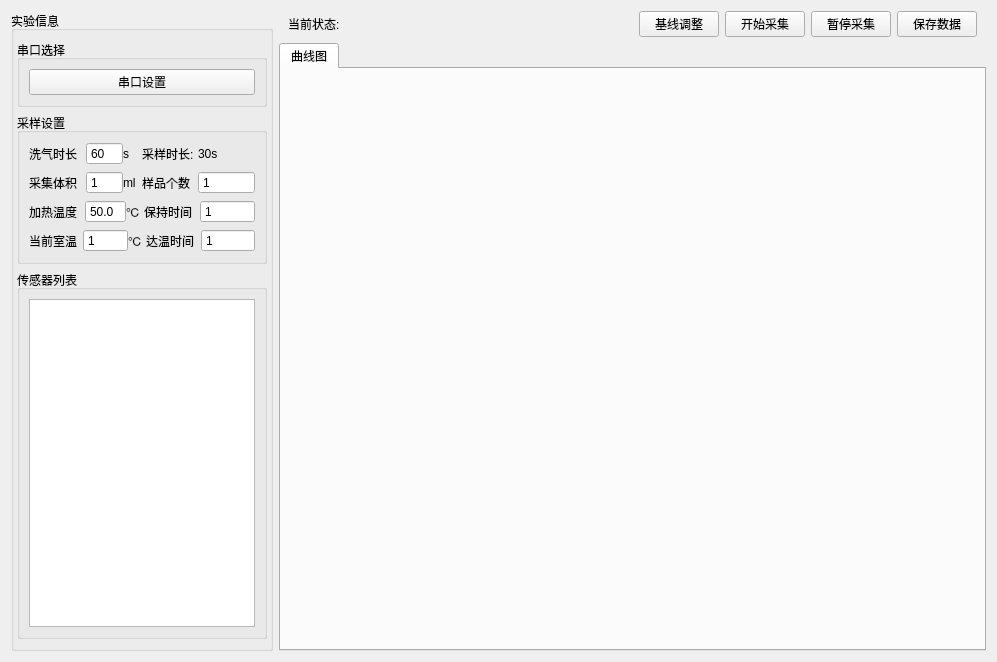
<?xml version="1.0" encoding="UTF-8"?>
<ui version="4.0">
 <class>Gragh_show</class>
 <widget class="QWidget" name="Gragh_show">
  <property name="geometry">
   <rect>
    <x>0</x>
    <y>0</y>
    <width>997</width>
    <height>662</height>
   </rect>
  </property>
  <property name="windowTitle">
   <string>Form</string>
  </property>
  <layout class="QHBoxLayout" name="horizontalLayout_3">
   <item>
    <layout class="QGridLayout" name="gridLayout" rowstretch="0,0" columnstretch="1,4">
     <item row="0" column="0" rowspan="2">
      <widget class="QGroupBox" name="groupBox">
       <property name="font">
        <font>
         <weight>50</weight>
         <bold>false</bold>
        </font>
       </property>
       <property name="title">
        <string>实验信息</string>
       </property>
       <property name="flat">
        <bool>false</bool>
       </property>
       <property name="checkable">
        <bool>false</bool>
       </property>
       <layout class="QVBoxLayout" name="verticalLayout" stretch="0,0,10">
        <property name="leftMargin">
         <number>3</number>
        </property>
        <property name="rightMargin">
         <number>3</number>
        </property>
        <item>
         <widget class="QGroupBox" name="groupBox_2">
          <property name="title">
           <string>串口选择</string>
          </property>
          <layout class="QHBoxLayout" name="horizontalLayout_2">
           <item>
            <widget class="QPushButton" name="pushButton">
             <property name="text">
              <string>串口设置</string>
             </property>
            </widget>
           </item>
          </layout>
         </widget>
        </item>
        <item>
         <widget class="QGroupBox" name="groupBox_3">
          <property name="title">
           <string>采样设置</string>
          </property>
          <layout class="QVBoxLayout" name="verticalLayout_2">
           <item>
            <layout class="QHBoxLayout" name="horizontalLayout_7" stretch="3,2,1,3,3">
             <property name="spacing">
              <number>0</number>
             </property>
             <item>
              <widget class="QLabel" name="label_2">
               <property name="layoutDirection">
                <enum>Qt::LeftToRight</enum>
               </property>
               <property name="text">
                <string>洗气时长</string>
               </property>
              </widget>
             </item>
             <item>
              <widget class="QSpinBox" name="Cleartime_spinBox">
               <property name="focusPolicy">
                <enum>Qt::WheelFocus</enum>
               </property>
               <property name="buttonSymbols">
                <enum>QAbstractSpinBox::NoButtons</enum>
               </property>
               <property name="maximum">
                <number>256</number>
               </property>
               <property name="value">
                <number>60</number>
               </property>
              </widget>
             </item>
             <item>
              <widget class="QLabel" name="label_34">
               <property name="layoutDirection">
                <enum>Qt::LeftToRight</enum>
               </property>
               <property name="text">
                <string>s</string>
               </property>
              </widget>
             </item>
             <item>
              <widget class="QLabel" name="label_4">
               <property name="layoutDirection">
                <enum>Qt::LeftToRight</enum>
               </property>
               <property name="text">
                <string>采样时长: </string>
               </property>
              </widget>
             </item>
             <item>
              <widget class="QLabel" name="label_35">
               <property name="layoutDirection">
                <enum>Qt::LeftToRight</enum>
               </property>
               <property name="text">
                <string>30s</string>
               </property>
              </widget>
             </item>
            </layout>
           </item>
           <item>
            <layout class="QHBoxLayout" name="horizontalLayout_6" stretch="3,2,1,3,3">
             <property name="spacing">
              <number>0</number>
             </property>
             <item>
              <widget class="QLabel" name="label_10">
               <property name="layoutDirection">
                <enum>Qt::LeftToRight</enum>
               </property>
               <property name="text">
                <string>采集体积</string>
               </property>
              </widget>
             </item>
             <item>
              <widget class="QSpinBox" name="Volum_spinBox">
               <property name="buttonSymbols">
                <enum>QAbstractSpinBox::NoButtons</enum>
               </property>
               <property name="minimum">
                <number>0</number>
               </property>
               <property name="maximum">
                <number>256</number>
               </property>
               <property name="value">
                <number>1</number>
               </property>
               <property name="displayIntegerBase">
                <number>10</number>
               </property>
              </widget>
             </item>
             <item>
              <widget class="QLabel" name="label_20">
               <property name="layoutDirection">
                <enum>Qt::LeftToRight</enum>
               </property>
               <property name="text">
                <string>ml</string>
               </property>
              </widget>
             </item>
             <item>
              <widget class="QLabel" name="label_6">
               <property name="layoutDirection">
                <enum>Qt::LeftToRight</enum>
               </property>
               <property name="text">
                <string>样品个数</string>
               </property>
              </widget>
             </item>
             <item>
              <widget class="QSpinBox" name="Simnum_spinBox">
               <property name="buttonSymbols">
                <enum>QAbstractSpinBox::NoButtons</enum>
               </property>
               <property name="minimum">
                <number>1</number>
               </property>
               <property name="maximum">
                <number>8</number>
               </property>
               <property name="value">
                <number>1</number>
               </property>
               <property name="displayIntegerBase">
                <number>10</number>
               </property>
              </widget>
             </item>
            </layout>
           </item>
           <item>
            <layout class="QHBoxLayout" name="horizontalLayout_8" stretch="3,2,1,3,3">
             <property name="spacing">
              <number>0</number>
             </property>
             <item>
              <widget class="QLabel" name="label_12">
               <property name="layoutDirection">
                <enum>Qt::LeftToRight</enum>
               </property>
               <property name="text">
                <string>加热温度</string>
               </property>
              </widget>
             </item>
             <item>
              <widget class="QDoubleSpinBox" name="Heattep_SpinBox">
               <property name="buttonSymbols">
                <enum>QAbstractSpinBox::NoButtons</enum>
               </property>
               <property name="decimals">
                <number>1</number>
               </property>
               <property name="minimum">
                <double>-1.000000000000000</double>
               </property>
               <property name="value">
                <double>50.000000000000000</double>
               </property>
              </widget>
             </item>
             <item>
              <widget class="QLabel" name="label_19">
               <property name="layoutDirection">
                <enum>Qt::LeftToRight</enum>
               </property>
               <property name="text">
                <string>℃</string>
               </property>
              </widget>
             </item>
             <item>
              <widget class="QLabel" name="label_9">
               <property name="layoutDirection">
                <enum>Qt::LeftToRight</enum>
               </property>
               <property name="text">
                <string>保持时间</string>
               </property>
              </widget>
             </item>
             <item>
              <widget class="QSpinBox" name="Standtime_spinBox">
               <property name="buttonSymbols">
                <enum>QAbstractSpinBox::NoButtons</enum>
               </property>
               <property name="minimum">
                <number>1</number>
               </property>
               <property name="maximum">
                <number>8</number>
               </property>
               <property name="value">
                <number>1</number>
               </property>
               <property name="displayIntegerBase">
                <number>10</number>
               </property>
              </widget>
             </item>
            </layout>
           </item>
           <item>
            <layout class="QHBoxLayout" name="horizontalLayout_10" stretch="3,2,1,3,3">
             <property name="spacing">
              <number>0</number>
             </property>
             <item>
              <widget class="QLabel" name="label_11">
               <property name="layoutDirection">
                <enum>Qt::LeftToRight</enum>
               </property>
               <property name="text">
                <string>当前室温</string>
               </property>
              </widget>
             </item>
             <item>
              <widget class="QSpinBox" name="Currtem_spinBox">
               <property name="buttonSymbols">
                <enum>QAbstractSpinBox::NoButtons</enum>
               </property>
               <property name="minimum">
                <number>1</number>
               </property>
               <property name="maximum">
                <number>65535</number>
               </property>
               <property name="value">
                <number>1</number>
               </property>
               <property name="displayIntegerBase">
                <number>10</number>
               </property>
              </widget>
             </item>
             <item>
              <widget class="QLabel" name="label_21">
               <property name="layoutDirection">
                <enum>Qt::LeftToRight</enum>
               </property>
               <property name="text">
                <string>℃</string>
               </property>
              </widget>
             </item>
             <item>
              <widget class="QLabel" name="label_13">
               <property name="layoutDirection">
                <enum>Qt::LeftToRight</enum>
               </property>
               <property name="text">
                <string>达温时间</string>
               </property>
              </widget>
             </item>
             <item>
              <widget class="QSpinBox" name="attendtime_spinBox">
               <property name="buttonSymbols">
                <enum>QAbstractSpinBox::NoButtons</enum>
               </property>
               <property name="minimum">
                <number>1</number>
               </property>
               <property name="maximum">
                <number>65535</number>
               </property>
               <property name="value">
                <number>1</number>
               </property>
               <property name="displayIntegerBase">
                <number>10</number>
               </property>
              </widget>
             </item>
            </layout>
           </item>
          </layout>
         </widget>
        </item>
        <item>
         <widget class="QGroupBox" name="groupBox_4">
          <property name="title">
           <string>传感器列表</string>
          </property>
          <layout class="QGridLayout" name="gridLayout_2">
           <item row="0" column="0">
            <widget class="QTableView" name="Senser_stableView">
             <property name="minimumSize">
              <size>
               <width>226</width>
               <height>0</height>
              </size>
             </property>
             <property name="maximumSize">
              <size>
               <width>226</width>
               <height>16777215</height>
              </size>
             </property>
            </widget>
           </item>
          </layout>
         </widget>
        </item>
       </layout>
      </widget>
     </item>
     <item row="0" column="1">
      <widget class="QWidget" name="widget" native="true">
       <layout class="QHBoxLayout" name="horizontalLayout" stretch="1,10,0,1,1,1">
        <property name="topMargin">
         <number>0</number>
        </property>
        <property name="bottomMargin">
         <number>0</number>
        </property>
        <item>
         <widget class="QLabel" name="label_37">
          <property name="layoutDirection">
           <enum>Qt::LeftToRight</enum>
          </property>
          <property name="text">
           <string>当前状态:</string>
          </property>
          <property name="textFormat">
           <enum>Qt::AutoText</enum>
          </property>
          <property name="scaledContents">
           <bool>false</bool>
          </property>
         </widget>
        </item>
        <item>
         <widget class="QLabel" name="statues_label">
          <property name="text">
           <string/>
          </property>
         </widget>
        </item>
        <item>
         <widget class="QPushButton" name="Clear_Button">
          <property name="maximumSize">
           <size>
            <width>100</width>
            <height>32</height>
           </size>
          </property>
          <property name="text">
           <string>基线调整</string>
          </property>
         </widget>
        </item>
        <item>
         <widget class="QPushButton" name="Collectbegin_Button">
          <property name="maximumSize">
           <size>
            <width>100</width>
            <height>32</height>
           </size>
          </property>
          <property name="text">
           <string>开始采集</string>
          </property>
         </widget>
        </item>
        <item>
         <widget class="QPushButton" name="Pause_Button">
          <property name="maximumSize">
           <size>
            <width>100</width>
            <height>32</height>
           </size>
          </property>
          <property name="text">
           <string>暂停采集</string>
          </property>
         </widget>
        </item>
        <item>
         <widget class="QPushButton" name="Save_Button">
          <property name="maximumSize">
           <size>
            <width>100</width>
            <height>32</height>
           </size>
          </property>
          <property name="text">
           <string>保存数据</string>
          </property>
         </widget>
        </item>
       </layout>
      </widget>
     </item>
     <item row="1" column="1">
      <widget class="QTabWidget" name="tabWidget">
       <property name="currentIndex">
        <number>0</number>
       </property>
       <widget class="QWidget" name="Line_Show">
        <attribute name="title">
         <string>曲线图</string>
        </attribute>
        <layout class="QGridLayout" name="gridLayout_5">
         <item row="0" column="0">
          <layout class="QVBoxLayout" name="Linegragh_Layout"/>
         </item>
        </layout>
       </widget>
      </widget>
     </item>
    </layout>
   </item>
  </layout>
 </widget>
 <resources/>
 <connections/>
</ui>
